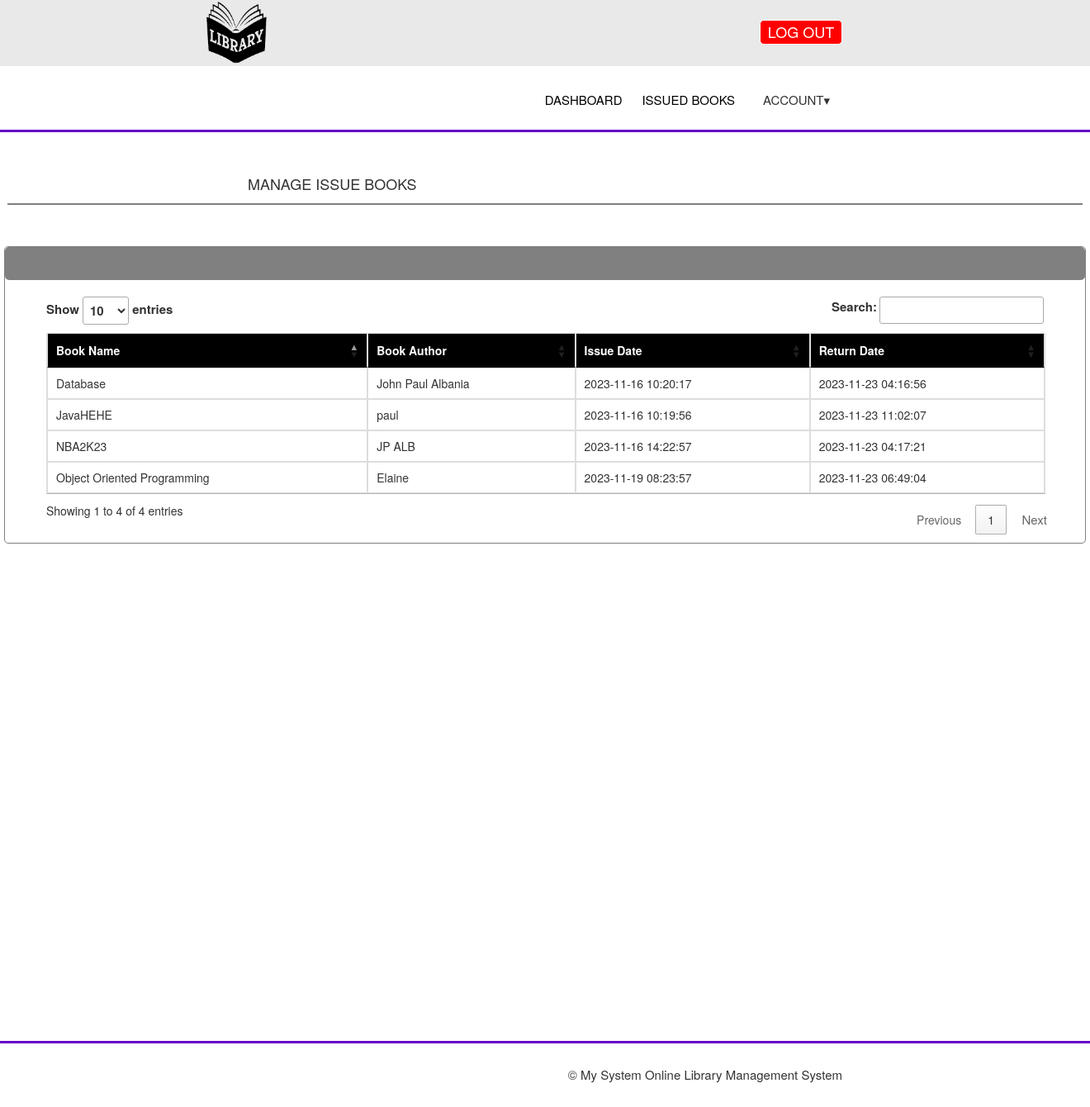
The page /bookissue.php (signed in) on the database its author committed.
### tables this page shows
CREATE TABLE `issuebook` (
  `id` int(30) NOT NULL,
  `bookid` varchar(20) NOT NULL,
  `studentid` varchar(100) NOT NULL,
  `issuedate` timestamp NOT NULL DEFAULT current_timestamp(),
  `returndate` timestamp NULL DEFAULT NULL ON UPDATE current_timestamp()
);

CREATE TABLE `tbbooks` (
  `id` int(30) NOT NULL,
  `bookName` varchar(30) NOT NULL,
  `bookAuthors` varchar(30) NOT NULL,
  `bookCategory` varchar(30) NOT NULL,
  `isbn` varchar(30) NOT NULL,
  `bookimg` varchar(100) NOT NULL
);

### showbookissue.php (the view, shortened to what this page needs)
<?php
include "connet.php";
if (isset($_SESSION['usersid'])) {
    $userSid = $_SESSION['usersid'];
    $query = "SELECT tbbooks.bookName, tbbooks.bookAuthors, issuebook.issuedate, issuebook.returndate
              FROM issuebook
              JOIN tbbooks ON issuebook.bookid = tbbooks.id
              WHERE issuebook.studentid = '$userSid'";
    $result = mysqli_query($db, $query);
    if ($result) {
        if (mysqli_num_rows($result) > 0) {
            while ($row = mysqli_fetch_assoc($result)) {
                echo "<tr>";
                echo "<td style='text-align: left;'>"; echo $row['bookName']; echo "</td>";
                echo "<td style='text-align: left;'>"; echo $row['bookAuthors']; echo "</td>";
                echo "<td style='text-align: left;'>"; echo $row['issuedate']; echo "</td>";
                echo "<td style='text-align: left;'>";
                if (empty($row['returndate'])) {
                    echo "<span style='color: red;'>Not Yet Returned</span>";
                } else {
                    echo $row['returndate'];
                }
                echo "</td>";
                echo "</tr>";
            }
            echo "</table>";
        } else {
            echo "<p>No issued books found for the specified student ID.</p>";
        }
    } else {
        echo "<p>Error fetching issued books: " . mysqli_error($db) . "</p>";
    }
} else {
    echo "<p>User not logged in.</p>";
}
?>

### extend/style.css (style rules this page uses)
html, body, div, span, object, iframe, h1, h2, h3, h4, h5, h6, p, blockquote, pre, abbr, address, cite, code, del, dfn, em, img, ins, kbd, q, samp, small, strong, sub, sup, var, b, i, dl, dt, dd, ol, ul, li, fieldset, form, label, legend, table, caption, tbody, tfoot, thead, tr, th, td, article, aside, canvas, details, figcaption, figure, footer, header, hgroup, menu, nav, section, summary, time, mark, audio, video { margin: 0; padding: 0; border: 0; outline: 0; font-size: 100%; vertical-align: baseline; background: transparent; }
body { line-height: 1; }
* { box-sizing: border-box; }

### rows shown on the page
issuebook: bookid.bookName "JavaHEHE", bookid.bookAuthors "paul", issuedate "2023-11-16 10:19:56", returndate "2023-11-23 11:02:07"
issuebook: bookid.bookName "Database", bookid.bookAuthors "John Paul Albania", issuedate "2023-11-16 10:20:17", returndate "2023-11-23 04:16:56"
issuebook: bookid.bookName "NBA2K23", bookid.bookAuthors "JP ALB", issuedate "2023-11-16 14:22:57", returndate "2023-11-23 04:17:21"
issuebook: bookid.bookName "Object Oriented Programming", bookid.bookAuthors "Elaine", issuedate "2023-11-19 08:23:57", returndate "2023-11-23 06:49:04"
